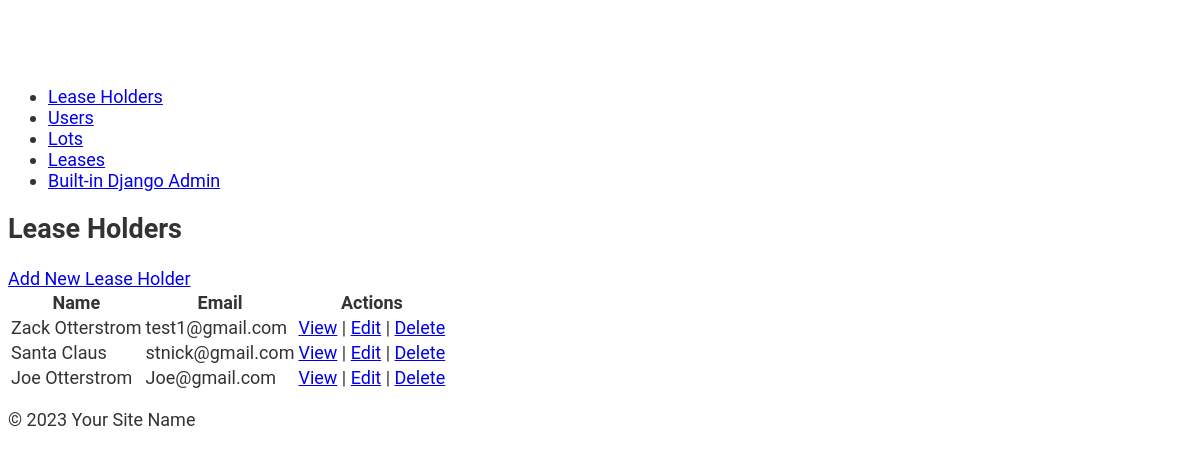
Page /api/lease_holders/ on the committed database.
### lots/models.py (models this page shows, shortened)
class LeaseHolder(models.Model):
    lease_holder_first_name = models.CharField(max_length=200, help_text="First name of the lease holder")
    lease_holder_last_name = models.CharField(max_length=200, help_text="Last name of the lease holder")
    lease_holder_address = models.CharField(max_length=200, help_text="Address of the lease holder")
    email = models.CharField(max_length=200, help_text="Email address of the lease holder")
    phone = models.CharField(max_length=200, help_text="Phone number of the lease holder")

### lots/views.py (the view)
# urls.py: path('lease_holders/', LeaseHolderListView.as_view(), name='lease_holder_list'),
class LeaseHolderListView(ListView):
    model = LeaseHolder
    template_name = 'lots/lease_holder_list.html'
    context_object_name = 'lease_holders'

### lots/templates/lots/lease_holder_list.html
{% extends 'lots/base.html' %}
{% block content %}
  <h2>Lease Holders</h2>
  <a href="{% url 'add_lease_holder' %}">Add New Lease Holder</a>
  <table>
    <thead>
      <tr>
        <th>Name</th>
        <th>Email</th>
        <th>Actions</th>
      </tr>
    </thead>
    <tbody>
      {% for lease_holder in lease_holders %}
        <tr>
          <td>{{ lease_holder.lease_holder_first_name }} {{ lease_holder.lease_holder_last_name }}</td>
          <td>{{ lease_holder.email }}</td>
          <td>
            <a href="{% url 'lease_holder_detail' lease_holder.id %}">View</a> |
            <a href="{% url 'edit_lease_holder' lease_holder.id %}">Edit</a> |
            <a href="{% url 'delete_lease_holder' lease_holder.id %}" onclick="return confirm('Are you sure?');">Delete</a>
          </td>
        </tr>
      {% empty %}
        <tr><td colspan="3">No lease holders available.</td></tr>
      {% endfor %}
    </tbody>
  </table>
{% endblock %}

### lots/static/lots/style.css (style rules this page uses)
body { font-family: 'Roboto', sans-serif; font-size: 18px; color: #333; padding-top: 60px; }
h1, h2, h3, h4, h5, h6 { font-weight: 700; }

### rows in the picture
LeaseHolder: lease_holder_first_name "Zack", lease_holder_last_name "Otterstrom", email "test1@gmail.com"
LeaseHolder: lease_holder_first_name "Santa", lease_holder_last_name "Claus", email "stnick@gmail.com"
LeaseHolder: lease_holder_first_name "Joe", lease_holder_last_name "Otterstrom", email "Joe@gmail.com"
